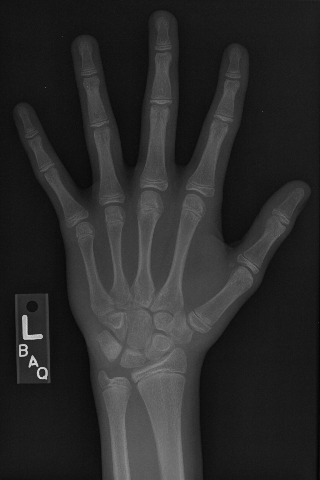
#> input picture Data/hand.png, 320 x 480 px
$ jupyter execute Masking_and_filtering.ipynb
#> lines starting #> are read from the running program, lines starting #| are printed output that depends on the picture; after the words box and inside, x2 and y2 are one past the last pixel; in counts of white or black regions, pixels touching at a corner belong together
# Working with a hand radiograph.

Hand radiograph are obtained from [2017 Radiological Society of North America competition](http://rsnachallenges.cloudapp.net/competitions/4).

X-ray intensities are high in dense tissue such as bone. Such images can be used to predict "bone age " in children.

## Loading images

[cell 1]
import imageio
import numpy as np
import matplotlib.pyplot as plt
import scipy.ndimage as ndi  #
import matplotlib.style as style
style.use('fivethirtyeight')


im = imageio.imread('Data/hand.png')
#> im is the input picture: shape (480, 320); min 3, max 224, mean 42

print('Data type:', im.dtype)
#| Data type: uint8
print('Min. value:', im.min())
#| Min. value: 3
print('Max value:', im.max())
#| Max value: 224

[cell 2]
# normalize luminance data using vmin and vmax.
plt.figure(figsize=(6,6))
plt.imshow(im, vmin=0, vmax=255, cmap='gray')
plt.grid()

### Visualizing distribution of values

The distribution of values can be visualized using a histogram. The frequency with which a given range of pixel intensies occur is derived using the CDF (cumulative distribution function)

The 'intensity distribution' is thus discribed using the histogram and CDF

The CDF is simply calculated by,

- First: finding the cumulative sum of `hist()`,
- then dividing by the total number of pixels in `hist()`.

[cell 3]
# Create a histogram, binned at each possible value

# Generates a 256-bin histogram of image which covers the full range of np.uint8 values.
hist = ndi.histogram(im, min=0, max=255, bins=256)
#> hist = 256 values, max 7684 at index 20, min 0 at index 0, mean 600

# Create a cumulative distribution function
cdf = hist.cumsum() / hist.sum()
#> cdf = 256 values from 0 to 1

# Plot the histogram and CDF
fig, ax = plt.subplots(1, 2, sharex=True, figsize=(13,6))
ax[0].plot(hist, label='Histogram')
ax[0].set_title('Image Histogram')
ax[1].plot(cdf, label='CDF', color='orange')
ax[1].set_title('CDF')
#> figure, not shown here; panel 1: curve peaks at x = 20, y = 7684; panel 2: curve peaks at x = 224, y = 1

## Image Masks

We can restrict the analysis to only the most important part of an image by creating and applying something called as "Image Masks"

A Mast is a boolean array which serves as a screen to remove undesirable pixels. A mask should retain the same dimension as the original image so that the two (the original image and the mask) can be overlayed upon eash other.

A Mask can be created is by finding all "pixels" in an image that satisfy a certain condition.

For example in the above Hand histogram we can see that the values tend to drop around 35. So we can create a mask for all the pixel intensities above this.

[cell 4]
mask_1 = im > 35
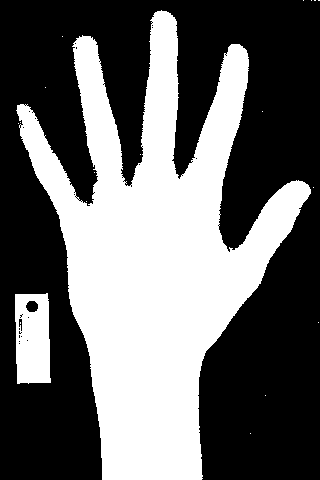
#> mask_1: shape (480, 320) bool; 40.7% white; 19 white regions (17 under 20 px), largest, box (x1, y1, x2, y2) and area: (16, 10, 311, 480) 59710, (15, 293, 51, 384) 2842
mask_2 = im > 64
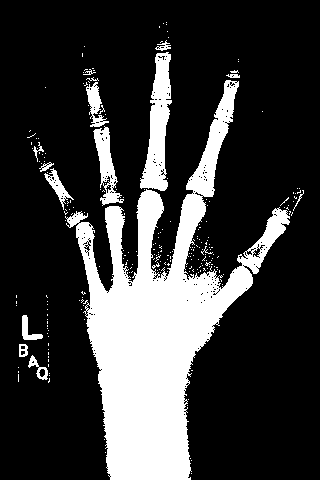
#> mask_2: shape (480, 320) bool; 22.5% white; 234 white regions (218 under 20 px), largest, box (x1, y1, x2, y2) and area: (65, 80, 290, 480) 29160, (140, 52, 172, 191) 2397, (93, 126, 124, 206) 994

mask_3 = mask_1 & ~mask_2
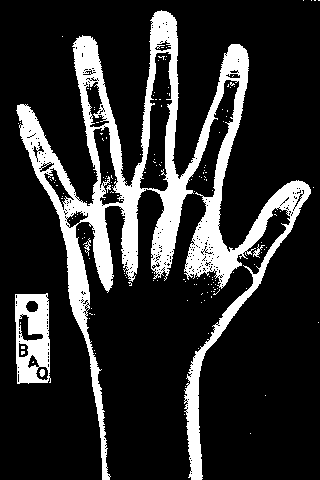
#> mask_3: shape (480, 320) bool; 18.2% white; 160 white regions (154 under 20 px), largest, box (x1, y1, x2, y2) and area: (16, 10, 311, 480) 25306, (15, 293, 51, 384) 2255, (253, 244, 265, 258) 51, (83, 238, 91, 256) 44, (39, 369, 45, 377) 35, (106, 185, 111, 193) 20

fig, ax = plt.subplots(1, 3, sharex=True, figsize=(12,6))
ax[0].imshow(mask_1, cmap='gray')
ax[1].imshow(mask_2, cmap='gray')
ax[2].imshow(mask_3, cmap='gray')
ax[0].set_title(label='Mask')
ax[1].set_title(label= 'Mask_higher intensity')
ax[2].set_title(label = 'Not in Mask 2')
ax[0].axis('off')
ax[1].axis('off')
ax[2].axis('off')

- This does a decent job masking out the original image.

- We can also see that increasing the threshold to 64, creates a 'bone mask'.

- Finally a mask of non-bone tissue, by finding pixels that are in mask1 but not in mask2. The selected pixels seems to be more   part of the skin than of the bone.

#### Alternative

Although masks are binary, they can be applied to images to filter out pixels where the mask is False. This is simply done using NumPy's `where()` function.

[cell 5]
# Screen out non-bone pixels from "im"
mask_bone = im >= 45
#> mask_bone: shape (480, 320) bool; 35.7% white; 80 white regions (77 under 20 px), largest, box (x1, y1, x2, y2) and area: (18, 12, 310, 480) 53416, (15, 294, 51, 384) 1134, (22, 314, 43, 341) 240
im_bone = np.where(mask_bone, im, 0)
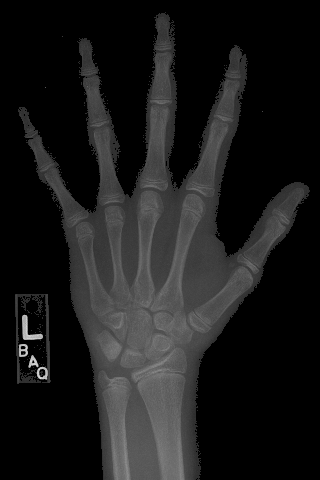
#> im_bone: shape (480, 320); min 0, max 224, mean 26.6

# Get the histogram of bone intensities
hist = ndi.histogram(im_bone, min=1, max=255, bins=255)
#> hist = 255 values, max 1428 at index 60, min 0 at index 0, mean 215.3

# Plot masked image and histogram
fig, ax = plt.subplots(1,2, figsize=(10,5))
ax[0].imshow(im_bone, cmap='gray')
ax[1].plot(hist)
#> figure, not shown here; panel 2: curve peaks at x = 60, y = 1428

## Mask Tuning

Imperfect mask can lead to a wrong picture of the whole image. Specifically when two images are joint in some way, it is important to separate out the masks.

Imperfect masks can be tuned through the addition and subtraction of pixels. We can use SciPy which includes several useful methods for accomplishing these ends. These are;

- `binary_dilation`: Add pixels along edges
- `binary_erosion`: Remove pixels along edges
- `binary_opening`: Erode then dilate, "opening" areas near edges
- `binary_closing`: Dilate then erode, "filling in" holes

[cell 6]
# Create and tune bone mask
# create bone by selecting pixels greater than a threshold
mask_bone = im >= 45

# ndi.binary_dilation increases the size of the mask_bone
# ndi.binary_closing fills hole in mask_bone

mask_dilate = ndi.binary_dilation(mask_bone, iterations=5)
#> mask_dilate: shape (480, 320) bool; 44.7% white; 5 white regions, box (x1, y1, x2, y2) and area: (13, 7, 315, 480) 64228, (10, 289, 56, 389) 4197, (57, 31, 68, 42) 61, (40, 82, 51, 93) 61, (257, 106, 268, 117) 61
mask_closed = ndi.binary_closing(mask_bone, iterations=5)
#> mask_closed: shape (480, 320) bool; 36.9% white; 5 white regions (3 under 20 px), largest, box (x1, y1, x2, y2) and area: (18, 12, 310, 475) 54089, (15, 294, 51, 384) 2604

# Plot original and tuned image masks
fig, axes = plt.subplots(1,3, figsize=(10,6))
axes[0].imshow(mask_bone, cmap='gray')
axes[1].imshow(mask_dilate, cmap='gray')
axes[2].imshow(mask_closed, cmap='gray')

## Filters

Intensity and spacial information can be combined using convolutional filters.

- Smoothing
Supresses the noise by blurring the image.

- Sharpening
Sharpening is the opposite. Shaprp changes are enhanced by exgerrating the differences between the pixels.

[cell 7]
# Set filter weights
weights = [[0.11, 0.11, 0.11],
           [0.11, 0.11, 0.11],
           [0.11, 0.11, 0.11]]


im_filt = ndi.convolve(im, weights)

# Plot the images
fig, ax = plt.subplots(1,2, figsize=(8,6))
ax[0].imshow(im, cmap='gray')
ax[1].imshow(im_filt, cmap='gray')
ax[0].axis('off')
ax[1].axis('off')
ax[0].set_title(label='Original')
ax[1].set_title(label= 'Smoothed Image')

### Alternative filter functions

Convolutions rely on a set of weights, but filtering can also be done using functions such as the mean, median and maximum. Just like with convolutions, filter functions will update each pixel value based on its local neighborhood.

[cell 8]
im_test = np.array([[93, 36,  87],
               [18, 49,  51],
               [45, 32,  63]])

im_filt = ndi.median_filter(im_test, size=3)


im_filt

## Smoothing

Smoothing can improve the signal-to-noise ratio of the image. It does this by blurring out small variations in intensity.

The Gaussian filter fits perfectly for this: it is a circular (or spherical) smoothing kernel that weights nearby pixels higher than distant ones

The width of the distribution is controlled by the **sigma** parameter, with higher values leading to larger smoothing effects.

[cell 9]
# Smooth "im" with Gaussian filters
im_s1 = ndi.gaussian_filter(im, sigma=1)
im_s3 = ndi.gaussian_filter(im, sigma=3)

# Draw bone masks of each image
fig, ax = plt.subplots(1,3, figsize=(8,6))
ax[0].imshow(im >= 45, cmap='gray')
ax[1].imshow(im_s1 >= 45, cmap='gray')
ax[2].imshow(im_s3 >=45, cmap='gray')
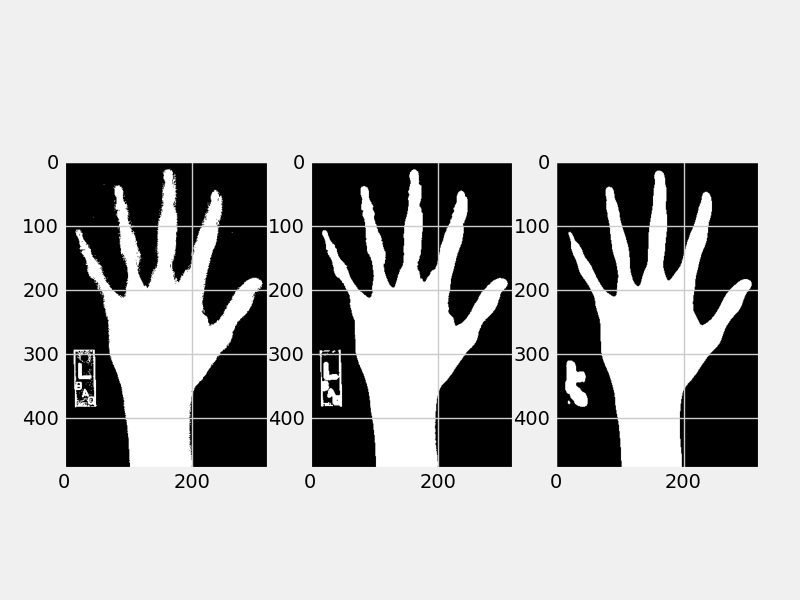
#> figure drawn by matplotlib, 3 panels

# Feature Detection

Features can also be used as *detectors* as features of interest like detection of edges.

Edge is a **change in intensity** along a axis. Sharp edges have a very high contrast.

We do this by constructing a kernel/filter. We look for change in intersity from the top to bottom. We then convolve the image with the filter using `ndi.convolve()`

There are many possible filters for edge detectors. A very common one are *Sobel filters*. Sobel filters provide an extra weight to the centre pixels of the kernel. The filters can be flipped to make it sensitive towards horizantal or vertical edges. Scipy does this using `ndi.sobel()`.

A filter detecting horizontal edges might look like this.

[cell 10]
weights = [[+1, +1, +1],
           [ 0,  0,  0],
           [-1, -1, -1]]

Lets create a 3x3 array of filter weights that detects when intensity changes from the left to right. This does the job of a vertical edge detector.

[cell 11]
# # Set weights to detect vertical edges
weights = [[-1, 0, -1],
            [-1, 0, -1],
            [-1, 0, -1]]

# Convolve "im" with filter weights
edges = ndi.convolve(im, weights)
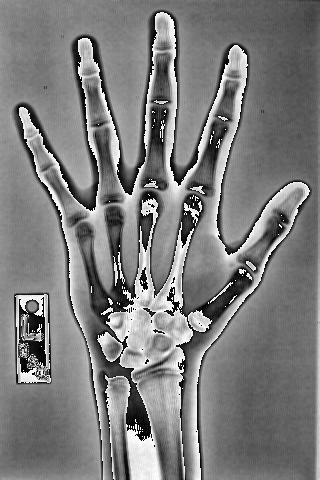
#> edges: shape (480, 320); min 0, max 255, mean 124.7

# Draw the image in color
plt.figure(figsize=(5,5))
plt.imshow(edges, vmin=-100, vmax=100, cmap='seismic')
plt.colorbar()
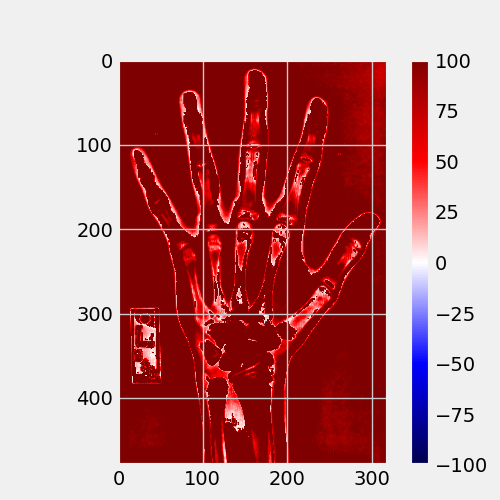
#> figure drawn by matplotlib, 2 panels

Edge detection can be performed along multiple axes, then combined into a single edge value. For 2D images, the horizontal and vertical "edge maps" can be combined using the Pythagorean theorem:

$z = \sqrt{x^2 + y^2}$

This is illustrated below.

[cell 12]
# Apply Sobel filter along both axes
sobel_ax0 = ndi.sobel(im, axis=0)
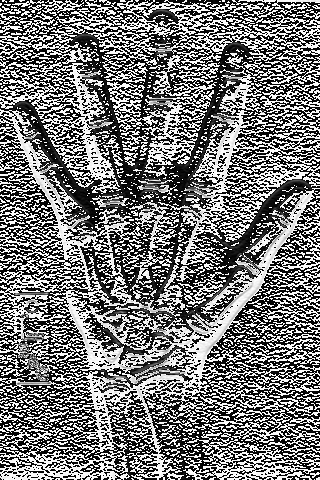
#> sobel_ax0: shape (480, 320); min 0, max 255, mean 119.5
sobel_ax1 = ndi.sobel(im, axis=1)
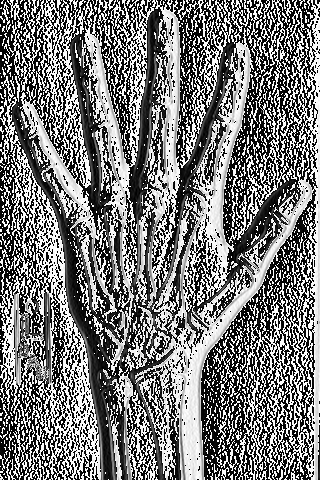
#> sobel_ax1: shape (480, 320); min 0, max 255, mean 121.6

# Calculate edge magnitude
edges = np.sqrt(np.square(sobel_ax0) + np.square(sobel_ax1))
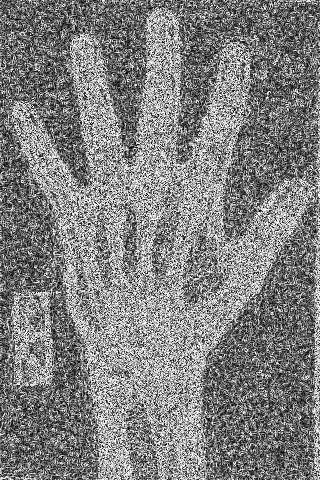
#> edges: shape (480, 320) float16; min 0, max 15.81, mean 7.95; drawn with min black and max white

# Plot edge magnitude
edges.shape
#> Out = (480, 320)
